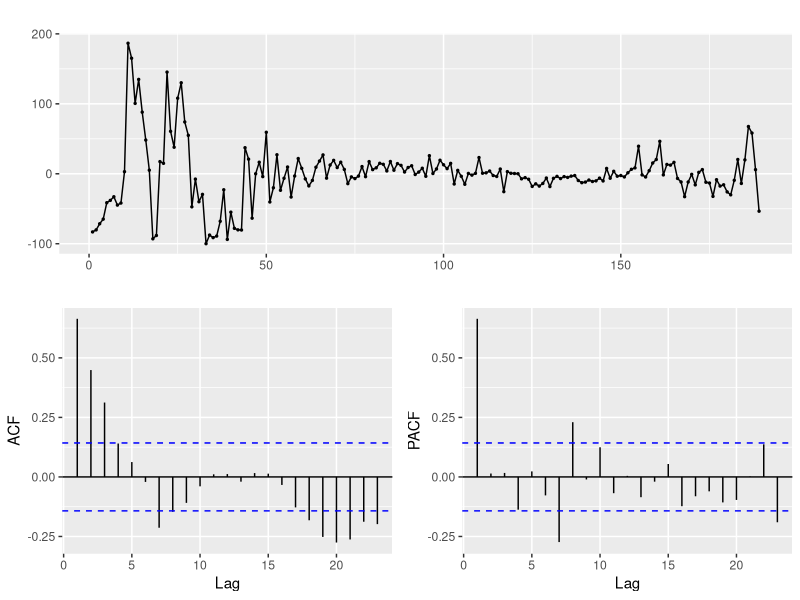

This chart was generated by the following R code: (Note: this script raises an error after producing the figure.)
library(forecast)

# Load data:
cv19 = read.csv2("covid19.csv", header=TRUE, sep=";")
colnames(cv19) <- c("Dato", "Kum.Ant", "Nye.Tilf")
cv19$Dato = as.Date(cv19$Dato, "%d.%m.%y")

# Difference the new cases before polynomial fitting:
Nye.Tilf.diff7 = diff(cv19$Nye.Tilf, differences=1, lag=7)
Dato.diff7 = cv19$Dato[8:length(cv19$Dato)]
lm_p4_Nye.Tilf = lm(Nye.Tilf.diff7~poly(Dato.diff7, degree=4))

# Shift residuals so that min(Nye.Tilf$residuals) = 1.0 if
# there were negative values present before.
Nye.Tilf_res_min_value = min(lm_p4_Nye.Tilf$residuals)
Nye.Tilf.shifted_res = lm_p4_Nye.Tilf$residuals - min(c(0, Nye.Tilf_res_min_value)) + 1
Nye.Tilf_res_lambda = BoxCox.lambda(cv19$Nye.Tilf.shifted_res)
Nye.Tilf.BXCX_Res = BoxCox(lm_p4_Nye.Tilf$residuals, Nye.Tilf_res_lambda)

ggtsdisplay(Nye.Tilf.BXCX_Res)

hist(box_cox_transformed_Nye.Tlf)
plot(cv19$Dato, box_cox_transformed_Nye.Tlf)

# Beginning experimentation with ARIMA-model:
arma_mod = Arima(Nye.Tilf.BXCX_Res, order=c(3, 0, 3))
str(arma_mod)
# Extract AICC:
arma_mod$aicc

accuracy(arma_mod)
plot(arma_mod)

ggtsdisplay(cv19$Nye.Tilfeller - mean(cv19$Nye.Tilfeller))
str(arma_mod)

# typeof(cv19)
# cv19ts = as.ts(cv19, deltat=1/365)
# str(cv19ts)
# summary(cv19ts)
# plot(cv19$Dato, log(cv19$Nye.Tilfeller))
# colnames(cv19)
